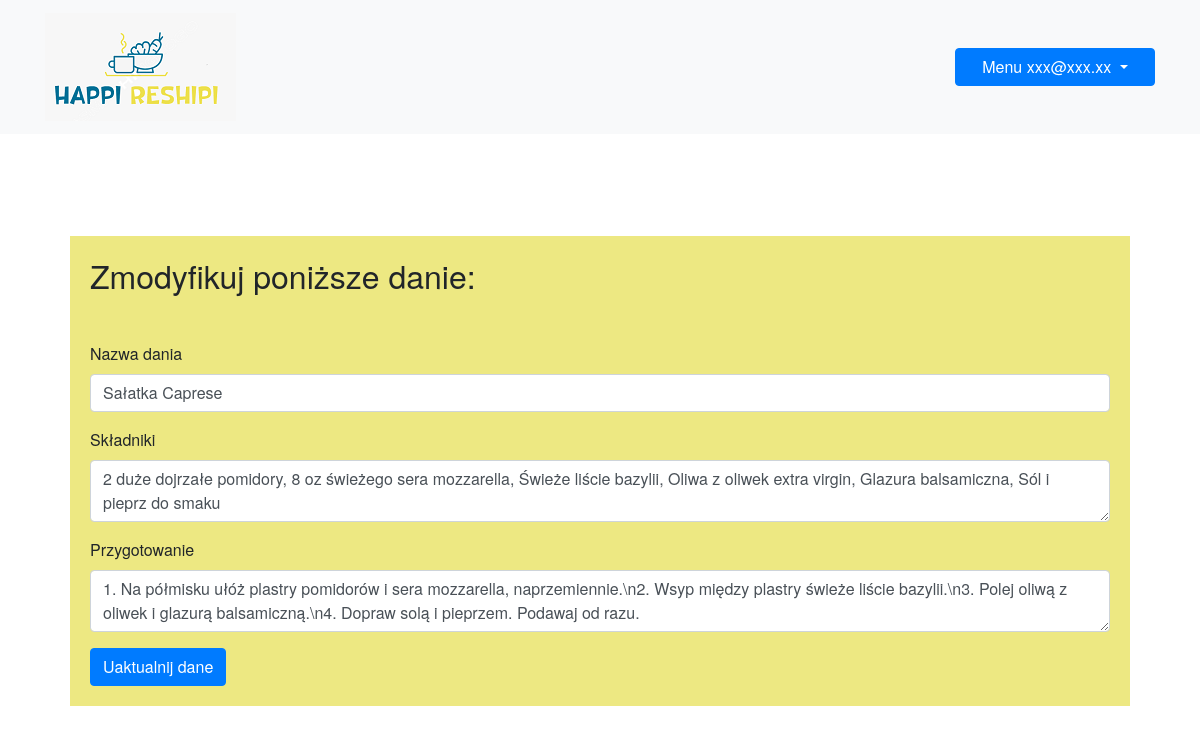
The page /updateProcess/3 (signed in) on the database its author committed.
### tables this page shows
CREATE TABLE recipes (int integer primary key autoincrement, nazwa varchar(30), skladniki varchar(500), przygotowanie varchar(500), img varchar(100));

### happireshipi_app.py (the view, shortened to what this page needs)
@app.route('/updateProcess/<int:recipe_id>', methods=['GET', 'POST'])
def updateProcess(recipe_id):
    if request.method== 'GET':
        db=get_db()
        sql_statement = "select * from recipes where int = ?;"
        cur = db.execute(sql_statement, [recipe_id])
        recipe = cur.fetchone()
        if recipe==None:
            flash('Nie ma takiego dania')
            return redirect(url_for('myRecipes'))
        else:
            return render_template('editRecipe.html', recipe=recipe)

### happireshipi_app.py (called while the page is built)
def get_db():
    if not hasattr(g, 'sqlite_db'):
        conn = sqlite3.connect(app_info["db_file"])
        conn.row_factory=sqlite3.Row
        g.sqlite_db = conn
    return g.sqlite_db

### templates/editRecipe.html
{% extends "base.html" %}
{% block content %}
<section class="" id="portfolio">
    <div class="container">
<div style="margin: 25px; background-color:rgb(237, 232, 130); ">
    <h2 style="margin-top: 100px; padding: 20px;">Zmodyfikuj poniższe danie:</h2>
    <form id="update_form" action="{{url_for('updateProcess', recipe_id=recipe.int)}}" method="POST" style="padding: 20px;">
        <div class="form-group">
            <label for="nazwa">Nazwa dania</label>
            <input class="form-control" type="text" name="nazwa" id="nazwa" aria-describedby="nazwaInput"
                placeholder="Wpisz nazwe dania" maxlength="30" value="{{recipe.nazwa}}">
        </div>
        <div class="form-group">
            <label for="skladniki">Składniki</label>
            <textarea class="form-control" type="text" id="skladniki" name="skladniki"
                maxlength="500" >{{recipe.skladniki}}</textarea>
        </div>
        <div class="form-group">
            <label for="przygotowanie">Przygotowanie</label>
            <textarea class="form-control" id="przygotowanie" type="text" name="przygotowanie"
                 maxlength="500" >{{recipe.przygotowanie}}</textarea>
        </div>
        <button type="submit" value="Send" class="btn btn-primary">Uaktualnij dane</button>
    </form>
</div>
</div>
</section>
{% endblock %}

### static/styles/base.css (style rules this page uses)
body { overflow-x: hidden; font-family: "Roboto Slab", "Helvetica Neue", Helvetica, Arial, sans-serif; min-height: 75rem; padding-top: 8.5rem; }

### rows shown on the page
recipes: nazwa "Sałatka Caprese", skladniki "2 duże dojrzałe pomidory, 8 oz świeżego sera mozzarella, Świeże liście bazylii, Oliwa z oliwek extra virgin, Glazura balsamiczna, Sól i pieprz do smaku", przygotowanie "1. Na półmisku ułóż plastry pomidorów i sera mozzarella, naprzemiennie.\\n2. Wsyp między plastry świeże liście bazylii.\\n3. Polej oliwą z oliwek i glazurą balsamiczną.\\n4. Dopraw solą i pieprzem. Podawaj od razu."

### other values the page prints
{{ session['user'] if 'user' in session }} "xxx@xxx.xx"
